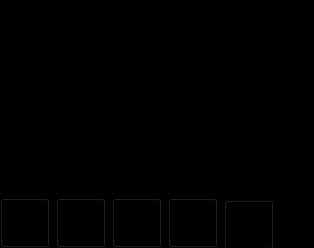
        <widget class="QWidget" name="widget" native="true">
         <property name="styleSheet">
          <string notr="true">background-color:rgb(0, 0, 0)</string>
         </property>
         <layout class="QVBoxLayout" name="verticalLayout_2">
          <property name="leftMargin">
           <number>0</number>
          </property>
          <property name="topMargin">
           <number>0</number>
          </property>
          <property name="rightMargin">
           <number>0</number>
          </property>
          <property name="bottomMargin">
           <number>0</number>
          </property>
          <item>
           <widget class="ImageGraphicsView" name="graphicsViewImg">
            <property name="frameShape">
             <enum>QFrame::NoFrame</enum>
            </property>
            <property name="lineWidth">
             <number>0</number>
            </property>
           </widget>
          </item>
          <item>
           <layout class="QHBoxLayout" name="horizontalLayout_7">
            <item>
             <widget class="QToolButton" name="btnImgHorizontalMirror">
              <property name="minimumSize">
               <size>
                <width>50</width>
                <height>50</height>
               </size>
              </property>
              <property name="maximumSize">
               <size>
                <width>50</width>
                <height>50</height>
               </size>
              </property>
              <property name="toolTip">
               <string>水平镜像</string>
              </property>
              <property name="text">
               <string/>
              </property>
             </widget>
            </item>
            <item>
             <widget class="QToolButton" name="btnImgVerticalMirror">
              <property name="minimumSize">
               <size>
                <width>50</width>
                <height>50</height>
               </size>
              </property>
              <property name="maximumSize">
               <size>
                <width>50</width>
                <height>50</height>
               </size>
              </property>
              <property name="toolTip">
               <string>垂直镜像</string>
              </property>
              <property name="text">
               <string/>
              </property>
             </widget>
            </item>
            <item>
             <widget class="QToolButton" name="btnImgRotateAntiClockWise">
              <property name="minimumSize">
               <size>
                <width>50</width>
                <height>50</height>
               </size>
              </property>
              <property name="maximumSize">
               <size>
                <width>50</width>
                <height>50</height>
               </size>
              </property>
              <property name="toolTip">
               <string>向左旋转</string>
              </property>
              <property name="text">
               <string/>
              </property>
             </widget>
            </item>
            <item>
             <widget class="QToolButton" name="btnImgRotateClockWise">
              <property name="minimumSize">
               <size>
                <width>50</width>
                <height>50</height>
               </size>
              </property>
              <property name="maximumSize">
               <size>
                <width>50</width>
                <height>50</height>
               </size>
              </property>
              <property name="toolTip">
               <string>向右旋转</string>
              </property>
              <property name="text">
               <string/>
              </property>
             </widget>
            </item>
            <item>
             <widget class="QToolButton" name="btnImgResetImg">
              <property name="minimumSize">
               <size>
                <width>50</width>
                <height>50</height>
               </size>
              </property>
              <property name="maximumSize">
               <size>
                <width>50</width>
                <height>45</height>
               </size>
              </property>
              <property name="toolTip">
               <string>重置</string>
              </property>
              <property name="text">
               <string/>
              </property>
             </widget>
            </item>
            <item>
             <spacer name="horizontalSpacer_7">
              <property name="orientation">
               <enum>Qt::Horizontal</enum>
              </property>
              <property name="sizeHint" stdset="0">
               <size>
                <width>40</width>
                <height>20</height>
               </size>
              </property>
             </spacer>
            </item>
           </layout>
          </item>
         </layout>
        </widget>
